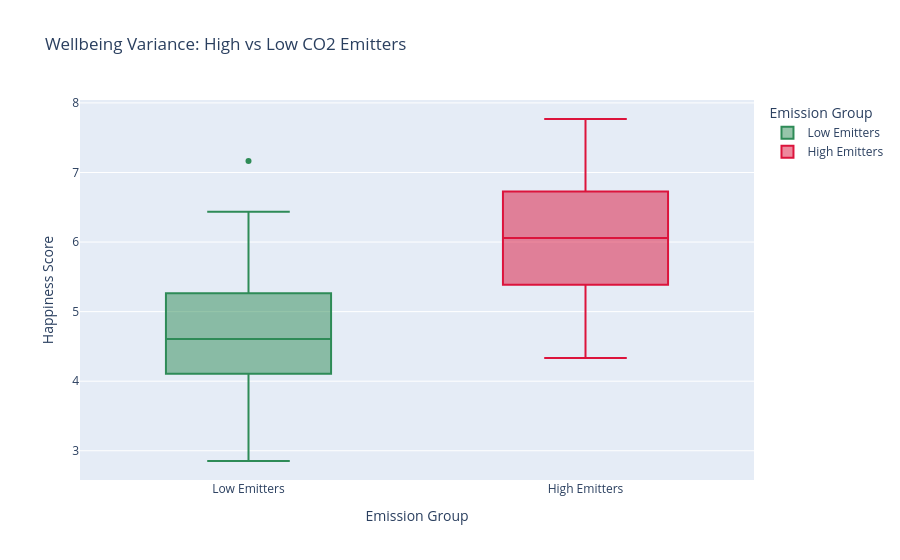

The cell this chart's notebook holds for it:
### Markdown cell above
### 7.2 The Impact of Climate (CO2 emissions) on Wellbeing
Does high carbon output correlate with higher happiness (due to industrial wealth), or does the climate penalty outweigh the economic benefit?

### Code cell
# Drop nulls for CO2 analysis
df_climate = df_latest.drop_nulls(subset=["co2_per_capita", "happiness_score"]).to_pandas()
median_co2 = df_climate["co2_per_capita"].median()

# Group into High/Low Emitters
df_climate["emission_group"] = np.where(
    df_climate["co2_per_capita"] > median_co2, "High Emitters", "Low Emitters"
)

fig_co2 = px.box(
    df_climate,
    x="emission_group",
    y="happiness_score",
    color="emission_group",
    title="Wellbeing Variance: High vs Low CO2 Emitters",
    labels={"emission_group": "Emission Group", "happiness_score": "Happiness Score"},
    color_discrete_map={"High Emitters": "crimson", "Low Emitters": "seagreen"},
)
fig_co2.show()

### Figure 1 — Plotly figure (JSON) as saved in the notebook; plotly's stock layout.template omitted (floating-point values rounded to 4 significant figures)
{"data": [{"alignmentgroup": "True", "hovertemplate": "Emission Group=%{x}<br>Happiness Score=%{y}<extra></extra>", "legendgroup": "Low Emitters", "marker": {"color": "seagreen"}, "name": "Low Emitters", "notched": false, "offsetgroup": "Low Emitters", "orientation": "v", "showlegend": true, "type": "box", "x": ["Low Emitters", "Low Emitters", "Low Emitters", "Low Emitters", "Low Emitters", "Low Emitters", "Low Emitters", "Low Emitters", "Low Emitters", "Low Emitters", "Low Emitters", "Low Emitters", "Low Emitters", "Low Emitters", "Low Emitters", "Low Emitters", "Low Emitters", "Low Emitters", "Low Emitters", "Low Emitters", "Low Emitters", "Low Emitters", "Low Emitters", "Low Emitters", "Low Emitters", "Low Emitters", "Low Emitters", "Low Emitters", "Low Emitters", "Low Emitters", "Low Emitters", "Low Emitters", "Low Emitters", "Low Emitters", "Low Emitters", "Low Emitters", "Low Emitters", "Low Emitters", "Low Emitters", "Low Emitters", "Low Emitters", "Low Emitters", "Low Emitters", "Low Emitters", "Low Emitters", "Low Emitters", "Low Emitters", "Low Emitters", "Low Emitters", "Low Emitters", "Low Emitters", "Low Emitters", "Low Emitters", "Low Emitters", "Low Emitters", "Low Emitters", "Low Emitters", "Low Emitters", "Low Emitters", "Low Emitters", "Low Emitters", "Low Emitters", "Low Emitters", "Low Emitters", "Low Emitters", "Low Emitters", "Low Emitters", "Low Emitters", "Low Emitters", "Low Emitters", "Low Emitters", "Low Emitters", "Low Emitters", "Low Emitters"], "x0": " ", "xaxis": "x", "y": [3.203, 4.719, 4.559, 4.456, 4.883, 5.082, 5.779, 3.488, 6.3, 4.587, 3.775, 4.7, 5.044, 3.083, 4.35, 6.125, 3.973, 7.167, 5.425, 6.028, 4.166, 6.253, 4.286, 4.799, 4.516, 4.519, 4.996, 6.436, 4.534, 3.597, 5.86, 4.015, 5.192, 4.906, 4.509, 5.261, 4.796, 3.802, 3.975, 3.933, 3.41, 4.39, 4.49, 5.529, 5.208, 4.466, 4.36, 4.639, 4.913, 6.105, 4.628, 5.265, 5.653, 4.696, 6.321, 5.743, 5.697, 5.631, 3.334, 4.681, 4.374, 4.668, 2.853, 4.366, 3.462, 5.467, 3.231, 4.085, 4.461, 4.189, 6.293, 3.38, 4.107, 3.663], "y0": " ", "yaxis": "y"}, {"alignmentgroup": "True", "hovertemplate": "Emission Group=%{x}<br>Happiness Score=%{y}<extra></extra>", "legendgroup": "High Emitters", "marker": {"color": "crimson"}, "name": "High Emitters", "notched": false, "offsetgroup": "High Emitters", "orientation": "v", "showlegend": true, "type": "box", "x": ["High Emitters", "High Emitters", "High Emitters", "High Emitters", "High Emitters", "High Emitters", "High Emitters", "High Emitters", "High Emitters", "High Emitters", "High Emitters", "High Emitters", "High Emitters", "High Emitters", "High Emitters", "High Emitters", "High Emitters", "High Emitters", "High Emitters", "High Emitters", "High Emitters", "High Emitters", "High Emitters", "High Emitters", "High Emitters", "High Emitters", "High Emitters", "High Emitters", "High Emitters", "High Emitters", "High Emitters", "High Emitters", "High Emitters", "High Emitters", "High Emitters", "High Emitters", "High Emitters", "High Emitters", "High Emitters", "High Emitters", "High Emitters", "High Emitters", "High Emitters", "High Emitters", "High Emitters", "High Emitters", "High Emitters", "High Emitters", "High Emitters", "High Emitters", "High Emitters", "High Emitters", "High Emitters", "High Emitters", "High Emitters", "High Emitters", "High Emitters", "High Emitters", "High Emitters", "High Emitters", "High Emitters", "High Emitters", "High Emitters", "High Emitters", "High Emitters", "High Emitters", "High Emitters", "High Emitters", "High Emitters", "High Emitters", "High Emitters", "High Emitters", "High Emitters", "High Emitters"], "x0": " ", "xaxis": "x", "y": [5.211, 6.086, 7.228, 7.246, 5.208, 6.199, 5.323, 6.923, 5.386, 5.011, 7.278, 6.444, 5.191, 5.432, 6.046, 7.6, 5.893, 7.769, 6.592, 6.985, 5.287, 5.43, 5.758, 7.494, 4.548, 4.437, 7.021, 7.139, 6.223, 5.89, 5.886, 5.809, 6.1, 6.021, 5.94, 5.197, 5.525, 6.149, 7.09, 5.339, 6.726, 5.888, 6.595, 5.285, 5.523, 7.488, 7.307, 5.274, 7.554, 6.182, 5.693, 6.374, 6.07, 5.648, 6.375, 5.603, 6.262, 6.198, 6.118, 4.722, 5.895, 6.354, 7.343, 7.48, 6.446, 6.008, 5.373, 5.247, 4.332, 6.825, 7.054, 6.174, 4.707, 5.175], "y0": " ", "yaxis": "y"}], "layout": {"boxmode": "overlay", "legend": {"title": {"text": "Emission Group"}, "tracegroupgap": 0}, "title": {"text": "Wellbeing Variance: High vs Low CO2 Emitters"}, "xaxis": {"anchor": "y", "categoryarray": ["Low Emitters", "High Emitters"], "categoryorder": "array", "domain": [0.0, 1.0], "title": {"text": "Emission Group"}}, "yaxis": {"anchor": "x", "domain": [0.0, 1.0], "title": {"text": "Happiness Score"}}}}
